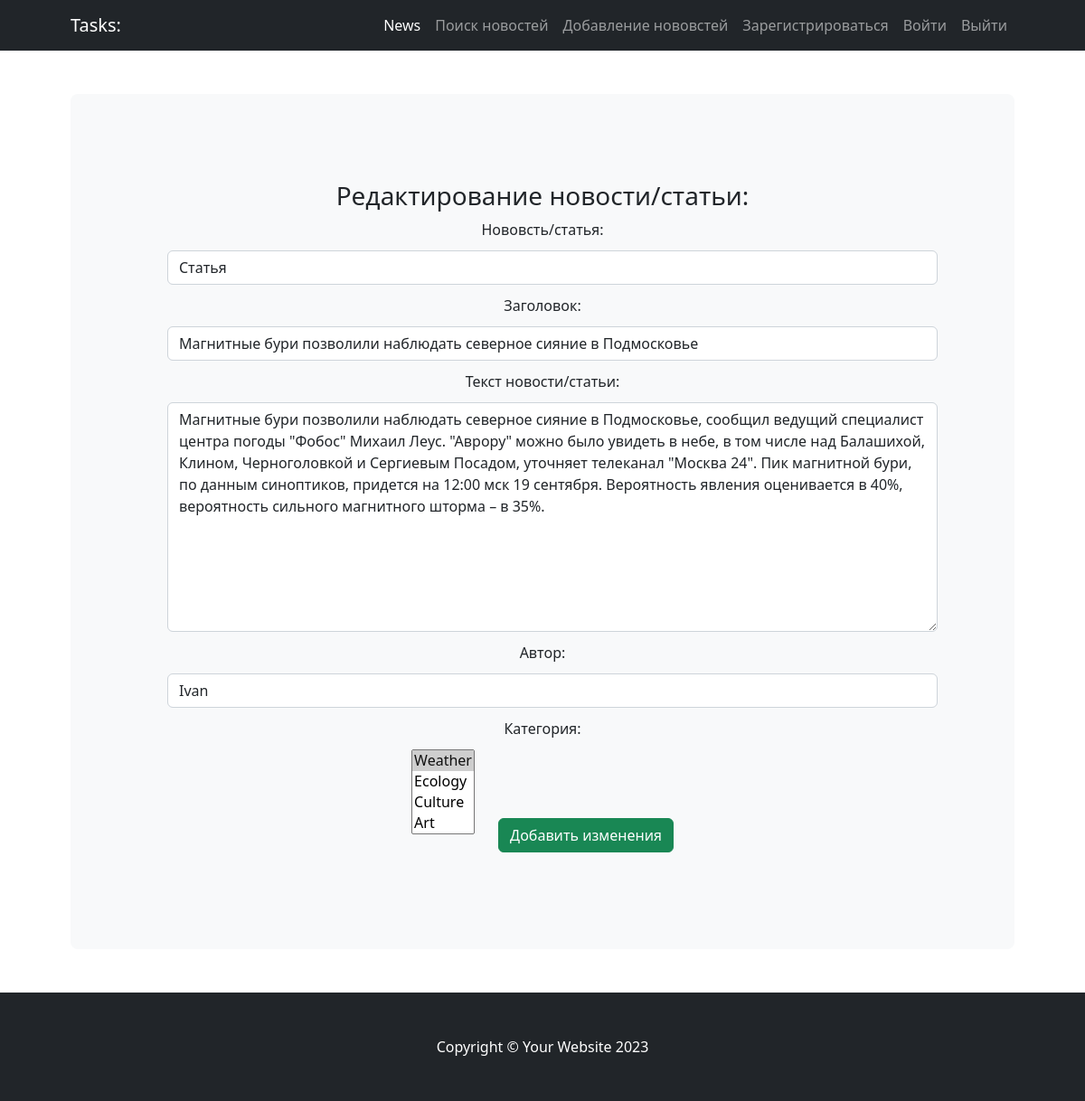
/news/24/edit/ (signed in), run on the app's committed database.
### news/models.py (models this page shows, shortened)
class Post(models.Model):
    NEWS = 'NW'
    ARTICLE = 'AR'
    TYPE_CHOICES = (
        (NEWS, 'Новость'),
        (ARTICLE, 'Статья')
    )
    type = models.CharField(max_length=2, choices=TYPE_CHOICES, default=ARTICLE)
    timePost = models.DateTimeField(auto_now_add=True)
    title = models.CharField(max_length=255)
    textPost = models.TextField()
    ratingPost = models.IntegerField(default=0)
    author = models.ForeignKey(Author, on_delete=models.CASCADE)
    category = models.ManyToManyField(Category, through='PostCategory')

class Category(models.Model):
    category = models.CharField(max_length=255, unique=True)
    subscribers = models.ManyToManyField(User, blank=True)
    def __str__(self):
        return self.category

### news/views.py (the view)
# urls.py: path('<int:pk>/edit/', PostEdit.as_view(), name='post_edit'),
class PostEdit(LoginRequiredMixin, PermissionRequiredMixin, UpdateView):
    template_name = 'post_edit.html'
    form_class = PostForm
    permission_required = 'news.change_Post'
    def get_object(self, **kwargs):
        id = self.kwargs.get('pk')
        return Post.objects.get(pk=id)

### news/forms.py
class PostForm(ModelForm):
    class Meta:
        model = Post
        fields = ['type', 'title', 'textPost', 'author', 'category']
        labels = {
            'type': 'Нововсть/статья',
            'title': 'Заголовок',
            'textPost': 'Текст новости/статьи',
            'author': 'Автор',
            'category': 'Категория'
        }
        widgets = {
            'type': forms.Select(attrs={
                'class': 'form-control',
            }),
            'title': forms.TextInput(attrs={
                'class': 'form-control',
                'placeholder': 'Введите заголовок'
            }),
            'textPost': forms.Textarea(attrs={
                'class': 'form-control',
                'placeholder': 'Текст вашей нововсти или статьи'
            }),
            'author': forms.Select(attrs={
                'class': 'form-control',
            }),
        }

### news/models.py (called while the page is built)
    def __str__(self):
        return f'{self.authorUser}'

### templates/post_edit.html (shortened to what this page needs)
{% extends 'flatpages/default.html' %}
{% block content %}
<h3>Редактирование новости/статьи:</h3>
<form method="POST">
 {{ form }}
   <input class="btn btn-success" type="submit" value='Добавить изменения'>
</form>
{% endblock content %}

### data on the page
Post: type "Статья", title "Магнитные бури позволили наблюдать северное сияние в Подмосковье", textPost "Магнитные бури позволили наблюдать северное сияние в Подмосковье, сообщил ведущий специалист центра погоды \"Фобос\" Михаил Леус. \"Аврору\" можно было увидеть в небе, в том числе над Балашихой, Клином, Черноголовкой и Сергиевым Посадом, уточняет телеканал \"Москва 24\". Пик магнитной бури, по данным синоптиков, придется на 12:00 мск 19 сентября. Вероятность явления оценивается в 40%, вероятность сильного магнитного шторма – в 35%.", author "Ivan"
Category: category "Weather ☑ / Ecology / Culture / Art"
